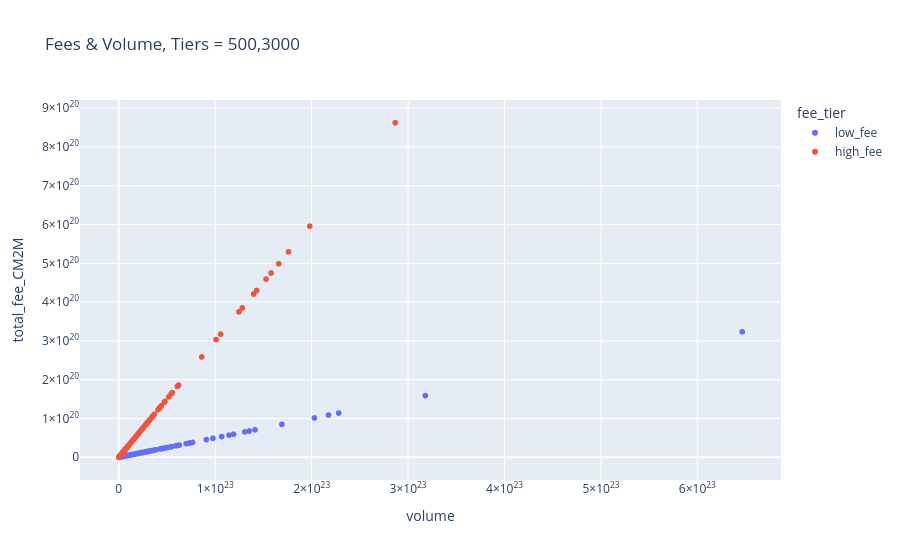

Write notebook code for a chart like this one.
### Code cell
df.plot(x='volume',y='total_fee_CM2M',kind='scatter',color='fee_tier',title='Fees & Volume, Tiers = 500,3000')

### Figure 1 — Plotly figure (JSON) as saved in the notebook; plotly's stock layout.template omitted (floating-point values rounded to 4 significant figures; data arrays with more than 128 entries replaced by an {"elided": "..."} marker saying what was removed)
{"data": [{"hovertemplate": "fee_tier=low_fee<br>volume=%{x}<br>total_fee_CM2M=%{y}<extra></extra>", "legendgroup": "low_fee", "marker": {"color": "#636efa", "symbol": "circle"}, "mode": "markers", "name": "low_fee", "showlegend": true, "type": "scattergl", "x": {"elided": "5772 float values"}, "xaxis": "x", "y": {"elided": "5772 float values"}, "yaxis": "y"}, {"hovertemplate": "fee_tier=high_fee<br>volume=%{x}<br>total_fee_CM2M=%{y}<extra></extra>", "legendgroup": "high_fee", "marker": {"color": "#EF553B", "symbol": "circle"}, "mode": "markers", "name": "high_fee", "showlegend": true, "type": "scattergl", "x": {"elided": "16918 float values"}, "xaxis": "x", "y": {"elided": "16918 float values"}, "yaxis": "y"}], "layout": {"legend": {"title": {"text": "fee_tier"}, "tracegroupgap": 0}, "title": {"text": "Fees & Volume, Tiers = 500,3000"}, "xaxis": {"anchor": "y", "domain": [0, 1], "title": {"text": "volume"}}, "yaxis": {"anchor": "x", "domain": [0, 1], "title": {"text": "total_fee_CM2M"}}}}
